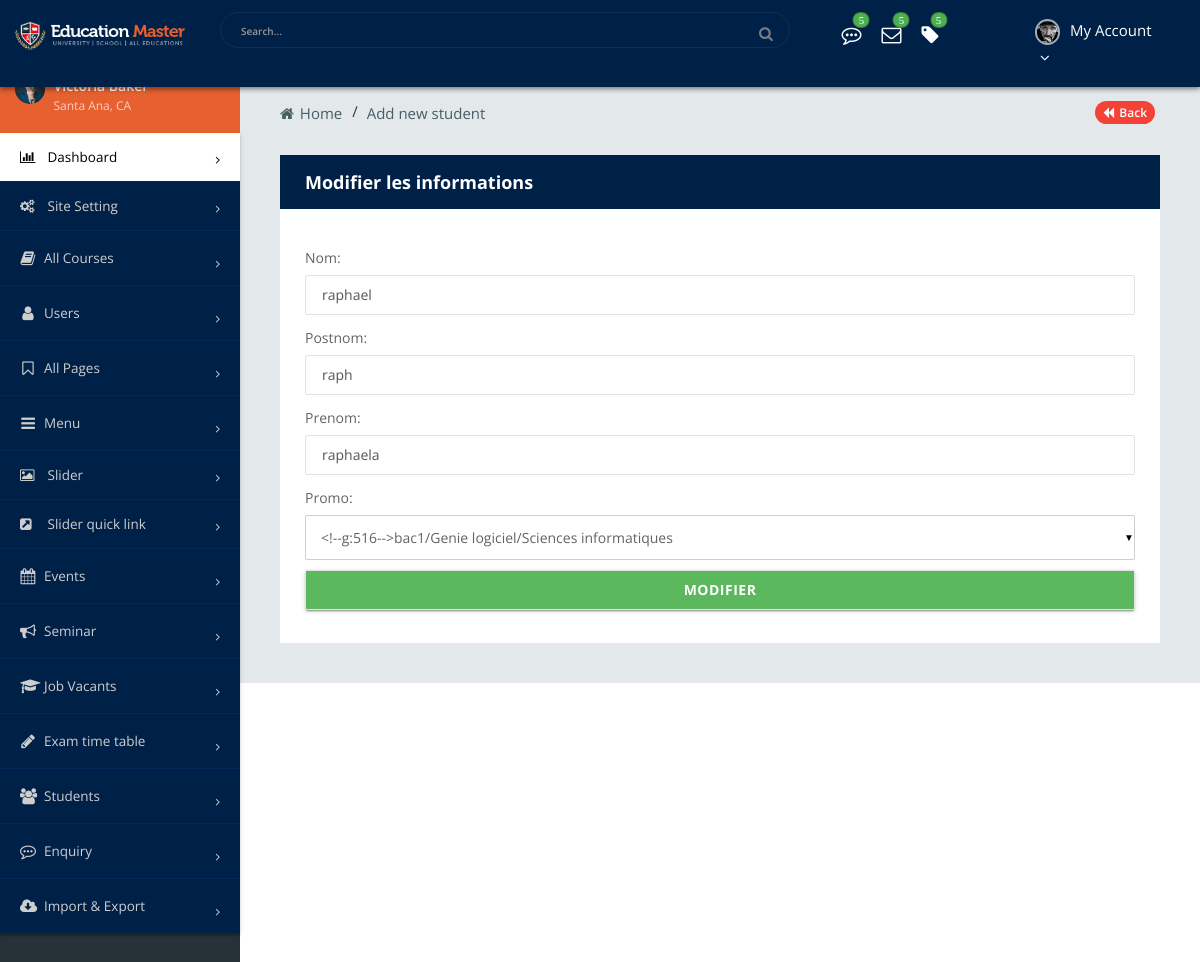
/1/, run on the app's committed database.
### app_studentPresent/models.py (models this page shows, shortened)
class Etudiant(models.Model):
    nom= models.CharField(max_length=45)
    postnom = models.CharField(max_length=45)
    prenom = models.CharField(max_length=45)
    promo = models.ForeignKey(Promotion, on_delete=models.CASCADE)

### app_studentPresent/views/views.py (the view)
# urls.py: path('<int:id>/', update_data , name="updatedata"),
def update_data(request,id,template_name='app_studentPresent/student/updateStudent.html'):
    if request.method=='POST':
        pi = Etudiant.objects.get(pk=id)
        fm = studentRegistration(request.POST, instance=pi)
        if fm.is_valid():
            fm.save()
    else:
        pi = Etudiant.objects.get(pk=id)
        fm=studentRegistration(instance=pi)
    return render (request, template_name,{'form':fm})

### app_studentPresent/forms/forms.py
class studentRegistration(forms.ModelForm):
    class Meta:
        model = Etudiant
        fields = ['nom','postnom','prenom','promo']
        widgets = {
            'nom': forms.TextInput(attrs={'class':'form-control'}),
            'postnom': forms.TextInput(attrs={'class':'form-control'}),
            'prenom': forms.TextInput(attrs={'class':'form-control'}),
            'promotion': forms.TextInput(attrs={'class':'form-control'}),
        }

### app_studentPresent/models.py (called while the page is built)
    def __str__(self):
        return self.nom_fac

    def __str__(self):
        return f"{self.nom_fil}/{self.fac}"

    def __str__(self) :
        return f"{self.nom_pro}/{self.fil}"

### app_studentPresent/templates/app_studentPresent/student/updateStudent.html (shortened to what this page needs)
{% extends "base.html" %}
{% block content %}
<div class="sb2-2">
    <div class="sb2-2-2">
        <ul>
            <li><a href="index-2.html"><i class="fa fa-home" aria-hidden="true"></i> Home</a>
            </li>
            <li class="active-bre"><a href="#"> Add new student</a>
            </li>
            <li class="page-back"><a href="{% url 'add_new' %}"><i class="fa fa-backward" aria-hidden="true"></i> Back</a>
            </li>
        </ul>
    </div>
    <div class="sb2-2-3">
        <div class="row">
            <div class="col-md-12">
            <div class="box-inn-sp admin-form">
                    <div class="inn-title">
                        <h4>Modifier les informations</h4>
                    </div>
                    <div class="tab-inn">
                        <form action ="" method="POST">
                            <div class="row">
                                <div class="input-field col s6">
                                </div>
                            </div>
                            {{form.as_p}}
                            <input type="submit" class="btn btn-success" value ="Modifier ">
                        </form>
                    </div>
                </div>
            </div>
        </div>
    </div>
</div>
</div>
{% endblock content %}

### templates/base.html (shortened to what this page needs)
<!DOCTYPE html>
{% load static %}
<html lang="fr">
<head>
    <link rel="stylesheet" href="{% static 'css/font-awesome.min.css' %}">
    <link href="{% static 'css/materialize.css' %}" rel="stylesheet">
    <link href="{% static 'css/bootstrap.css' %}" rel="stylesheet" />
    <link href="{% static 'css/style.css' %}" rel="stylesheet" />
    <link href="{% static 'css/style-mob.css' %}" rel="stylesheet" />
</head>
<body>
    {% include "navbar/header.html" %}
    {% include "navbar/sidebar.html" %}
{% block content %}
{% endblock content %}
</body>
</html>

### templates/navbar/header.html (shortened to what this page needs)
<div class="container-fluid sb1">
    <div class="row">
        <div class="col-md-2 col-sm-3 col-xs-6 sb1-1">
            <a href="index-2.html" class="logo"><img src="images/logo1.png" alt="" />
            </a>
        </div>
        <div class="col-md-6 col-sm-6 mob-hide">
            <form class="app-search">
                <input type="text" placeholder="Search..." class="form-control">
                <a href="#"><i class="fa fa-search"></i></a>
            </form>
        </div>
        <div class="col-md-2 tab-hide">
            <div class="top-not-cen">
                <a class='waves-effect btn-noti' href="admin-all-enquiry.html" title="all enquiry messages"><i class="fa fa-commenting-o" aria-hidden="true"></i><span>5</span></a>
                <a class='waves-effect btn-noti' href="admin-course-enquiry.html" title="course booking messages"><i class="fa fa-envelope-o" aria-hidden="true"></i><span>5</span></a>
                <a class='waves-effect btn-noti' href="admin-admission-enquiry.html" title="admission enquiry"><i class="fa fa-tag" aria-hidden="true"></i><span>5</span></a>
            </div>
        </div>
        <div class="col-md-2 col-sm-3 col-xs-6">
            <a class='waves-effect dropdown-button top-user-pro' href='#' data-activates='top-menu'><img src="images/user/6.png" alt="" />My Account <i class="fa fa-angle-down" aria-hidden="true"></i>
            </a>
        </div>
    </div>
</div>

### templates/navbar/sidebar.html (shortened to what this page needs)
<div class="container-fluid sb2">
    <div class="row">
        <div class="sb2-1">
            <div class="sb2-12">
                <ul>
                    <li><img src="images/placeholder.jpg" alt="">
                    </li>
                    <li>
                        <h5>Victoria Baker <span> Santa Ana, CA</span></h5>
                    </li>
                </ul>
            </div>
            <div class="sb2-13">
                <ul class="collapsible" data-collapsible="accordion">
                    <li><a href="admin.html" class="menu-active"><i class="fa fa-bar-chart" aria-hidden="true"></i> Dashboard</a>
                    </li>
                    <li><a href="admin-setting.html"><i class="fa fa-cogs" aria-hidden="true"></i> Site Setting</a>
                    </li>
                    <li><a href="javascript:void(0)" class="collapsible-header"><i class="fa fa-book" aria-hidden="true"></i> All Courses</a>
                    </li>
                    <li><a href="javascript:void(0)" class="collapsible-header"><i class="fa fa-user" aria-hidden="true"></i> Users</a>
                    </li>
                    <li><a href="javascript:void(0)" class="collapsible-header"><i class="fa fa-bookmark-o" aria-hidden="true"></i>All Pages</a>
                    </li>
                    <li><a href="javascript:void(0)" class="collapsible-header"><i class="fa fa-bars" aria-hidden="true"></i> Menu</a>
                    </li>
                    <li><a href="admin-slider.html"><i class="fa fa-image" aria-hidden="true"></i> Slider</a>
                    </li>
                    <li><a href="admin-quick-link.html"><i class="fa fa-external-link-square" aria-hidden="true"></i> Slider quick link</a>
                    </li>
                    <li><a href="javascript:void(0)" class="collapsible-header"><i class="fa fa-calendar" aria-hidden="true"></i> Events</a>
                    </li>
                    <li><a href="javascript:void(0)" class="collapsible-header"><i class="fa fa-bullhorn" aria-hidden="true"></i> Seminar</a>
                    </li>
                    <li><a href="javascript:void(0)" class="collapsible-header"><i class="fa fa-graduation-cap" aria-hidden="true"></i> Job Vacants</a>
                    </li>
                    <li><a href="javascript:void(0)" class="collapsible-header"><i class="fa fa-pencil" aria-hidden="true"></i> Exam time table</a>
                    </li>
                    <li><a href="javascript:void(0)" class="collapsible-header"><i class="fa fa-users" aria-hidden="true"></i> Students</a>
                    </li>
                    <li><a href="javascript:void(0)" class="collapsible-header"><i class="fa fa-commenting-o" aria-hidden="true"></i> Enquiry</a>
                    </li>
                    <li><a href="javascript:void(0)" class="collapsible-header"><i class="fa fa-cloud-download" aria-hidden="true"></i> Import & Export</a>
                    </li>
                </ul>
            </div>
        </div>

### data on the page
Etudiant: nom "raphael", postnom "raph", prenom "raphaela"
